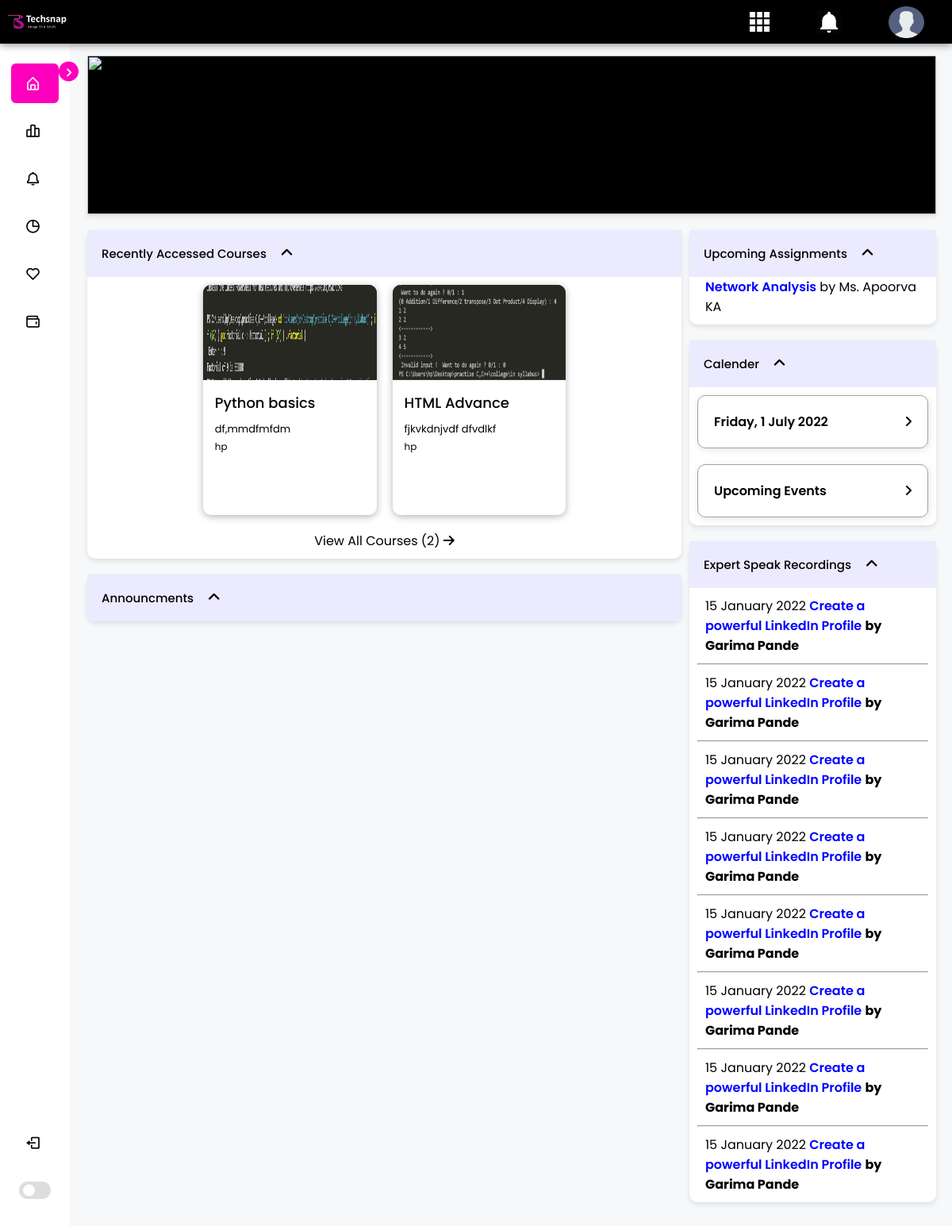
Before: /lms/ (signed in) with the older database file.
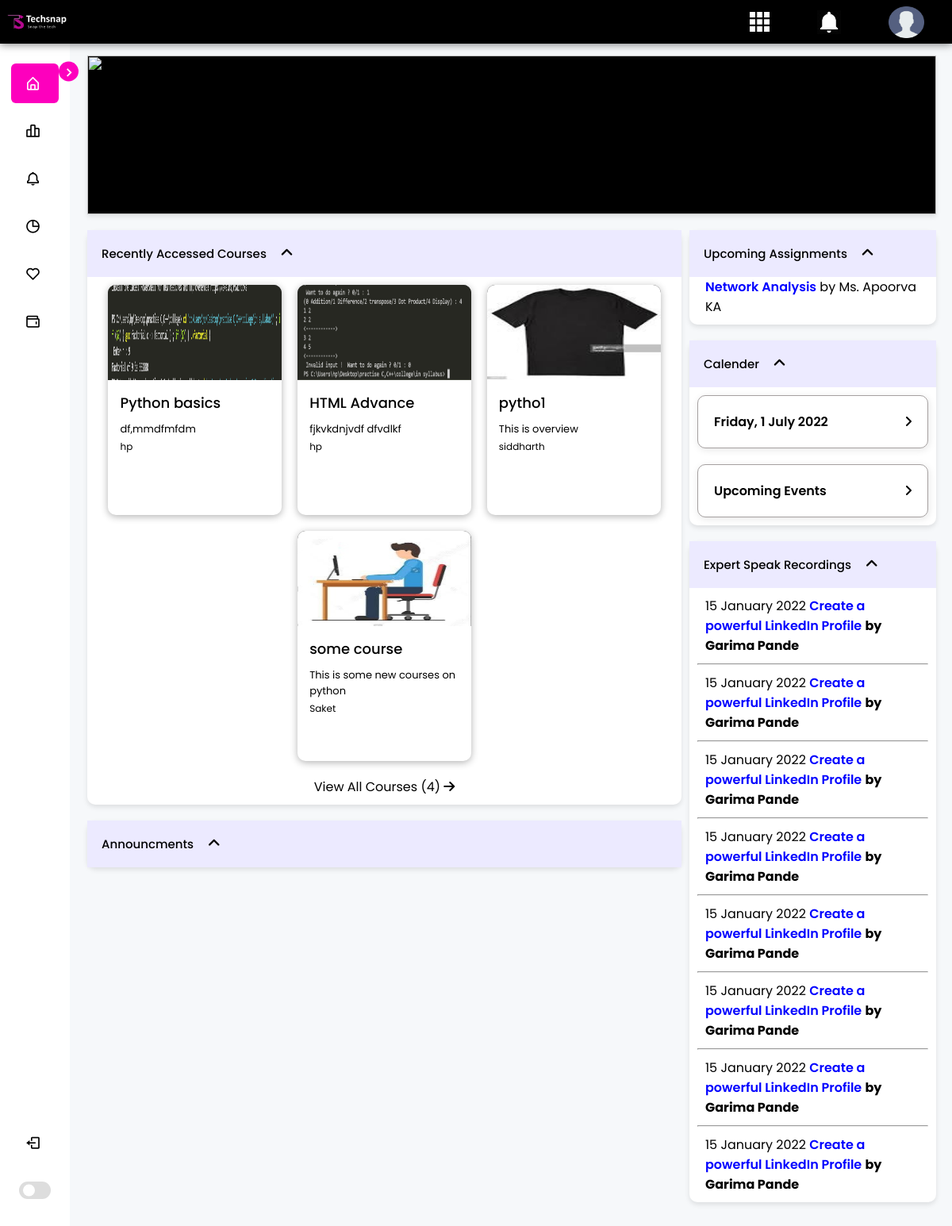
After: the same page with the newer database file.
### course/models.py (models this page shows, shortened)
class Course(models.Model):
    instructor = models.ForeignKey(Profile, on_delete=models.CASCADE, null=True)
    offered_by = models.CharField(max_length=100, null=True, blank=True)
    course_title = models.CharField(max_length=100)
    course_img = models.ImageField(upload_to="courses/", null=True)
    course_overview = models.CharField(null=True, max_length=50)
    course_price = models.CharField(default='FREE', max_length=100)
    slug = models.SlugField(null=True, max_length=300, unique=True, blank=True)
    course_level = models.CharField(max_length=20, choices=[
            ('Beginner', 'Beginner'),
            ('Intermediate', 'Intermediate'),
            ('Advanced', 'Advanced')
        ],
        default='Beginner'
    )

### accounts/models.py (models this page shows, shortened)
class Profile(models.Model):
    user = models.OneToOneField(User, on_delete=models.CASCADE, related_name='profile')
    bio = models.CharField(max_length=500, null=True, blank=True)
    profile_pic = models.ImageField(upload_to='profile_pics', null=True, blank=True)
    full_name               =       models.CharField(max_length=100, blank=True, null=True)
    gender                  =       models.CharField(choices=gender_choices, max_length=2, blank=True, null=True)
    country = models.CharField(max_length=200, null=True, blank=True)
    state                   =       models.CharField(max_length=40, null=True, blank=True)
    city                    =       models.CharField(max_length=40, null=True, blank=True)
    linkedin                =       models.URLField(max_length=200, null=True, blank=True)
    github                  =       models.URLField(max_length=200, null=True, blank=True)
    email = models.EmailField(max_length=50, null=True, blank=True)
    ph_num = models.CharField(max_length=15, null=True, blank=True)
    skills = models.CharField(max_length=400, null=True, blank=True)
    languages = models.CharField(max_length=400, null=True, blank=True)
    default_coding_lang = models.CharField(max_length=100, null=True, blank=True)
    resume = models.FileField(upload_to='profile_resumes', null=True, blank=True)
    institute_name          =       models.CharField(max_length=100, null=True, blank=True)
    institute_location = models.CharField(max_length=100, null=True, blank=True)
    yearOfPassing           =       models.PositiveIntegerField(default=current_year(), validators=[MinValueValidator(1980), max_value_current_year], null=True, blank=True)
    current_cgpa       =       models.FloatField(null=True, validators=[MaxValueValidator(100), MinValueValidator(0)], blank=True)
    out_of        =       models.FloatField(null=True, validators=[MaxValueValidator(100), MinValueValidator(0)], blank=True)
    workExp                 =       models.FloatField(null=True, validators=[MinValueValidator(0), MaxValueValidator(50)], blank=True)
    current_CTC             =       models.FloatField(null=True, blank=True)
    notice_period = models.IntegerField(null=True, blank=True)
    willing_to_relocate = models.BooleanField(default=True, null=True, blank=True)
    expected_CTC            =       models.FloatField(null=True, blank=True)
    current_company         =       models.CharField(max_length=200, null=True, blank=True)
    dream_company           =       models.CharField(max_length=200, null=True, blank=True)
    designation             =       models.CharField(max_length=100, null=True, blank=True)
    xp = models.IntegerField(null=True, default=100, blank=True)
    techsnap_cash = models.IntegerField(null=True, default=999, blank=True)
    slug = models.SlugField(max_length=200, editable=False, null=True, blank=True)
    is_student = models.BooleanField(default=True)
    is_creator = models.BooleanField(default=False)
    is_hr = models.BooleanField(default=False)
    teammates = models.ManyToManyField(User, related_name='teammates', blank=True)
    followers = models.ManyToManyField(User, related_name='followers', blank=True)

### course/views/course.py (the view)
# urls.py: path('lms/', lms, name='lms'),
def lms(request):
    if request.user.is_authenticated:
        if request.user.profile.is_creator:
            return redirect('admin-panel', request.user.profile.slug)
        elif request.user.profile.is_student:
            announcements = GeneralAnouncement.objects.all()[:5]
            courses = Course.objects.all()
            count = len(courses)
            courses = courses[:6]
            return render(request, 'student/index.html', {'courses': courses, 'announcements': announcements, 'total_courses': count})
    return render(request, 'index/index.html')

### templates/student/index.html (shortened to what the changed rows need)
{%load static%}
<!DOCTYPE html>
<html lang="en">
<head>
    <link rel="stylesheet" href="{% static "css/all.css"%}">
    <link rel="stylesheet" href="{% static "css/style.css"%}">
    <link href='https://unpkg.com/boxicons@2.1.1/css/boxicons.min.css' rel='stylesheet'>
</head>
<body>
    <div class="content-container">
        <section class="home">
            <div class="main-content">
                <div class="leftside-content">
                    <div class="my-courses-container">
                        <section class="content">
                            <div class="wrapper_tab-content">
                                <div class="course-list">
                                    {% for course in courses %}
                                    <div class="course-card">
                                        <img
                                            src="{{course.course_img.url}}">
                                        <div class="details">
                                            <a href="{% url 'course-description' course.slug %}" target="_blank">{{course.course_title}}</a>
                                            <p>{{course.course_overview}}</p>
                                            <p class="spec">{{course.instructor.user.username}}</p>
                                        </div>
                                    </div>
                                    {% endfor %}
                                </div>
                                <div class="bottom-view-more">
                                    <a href="{% url 'course-list' %}" target="_blank">View All Courses (<span
                                            class="courses-count">{{total_courses}}</span>)
                                        <i class="fa-solid fa-arrow-right"></i></a>
                                </div>
                            </div>
                        </section>
                    </div>
                </div>
            </div>
        </section>
    </div>
</body>
</html>

Changed rows visible on the page:
added Course: course_img (picture), course_title "pytho1", course_overview "This is overview", instructor.user.username "siddharth"
added Course: course_img (picture), course_title "some course", course_overview "This is some new courses on python", instructor.user.username "Saket"
Other visible differences:
{{ total_courses }}: "2" → "4"
